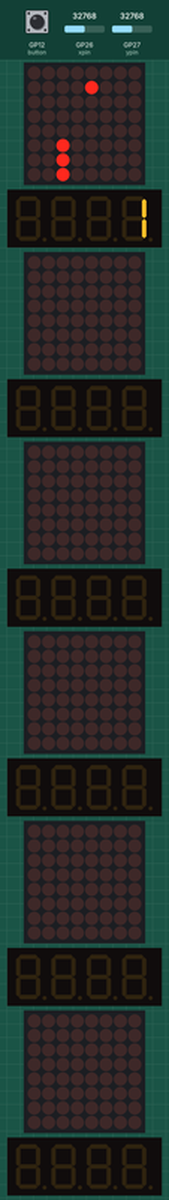
This program was run on a simulated Raspberry Pi Pico running MicroPython. Parts: 6 × 8×8 LED matrix, 6 × 4-digit seven-segment display. The inputs (shaded band) are chosen by the test bench; at power-on: GP12 (button) LOW, GP26 (xpin) = 32768, GP27 (ypin) = 32768 (analog values on the 0–65535 scale). A reset restarts the program; random numbers come from a fixed seed; which way up the LED matrix modules are mounted is assumed.

Above: at 1.2 s.
1.3 s: GP12 (button) pulled HIGH for 3.2 s
At 4.6 s:
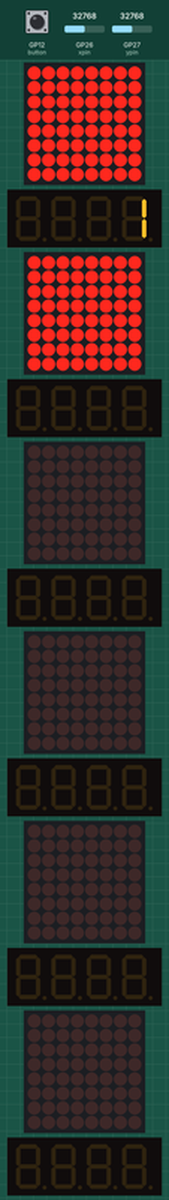
7.5 s: GP12 (button) pulled HIGH for 0.25 s
At 8.7 s:
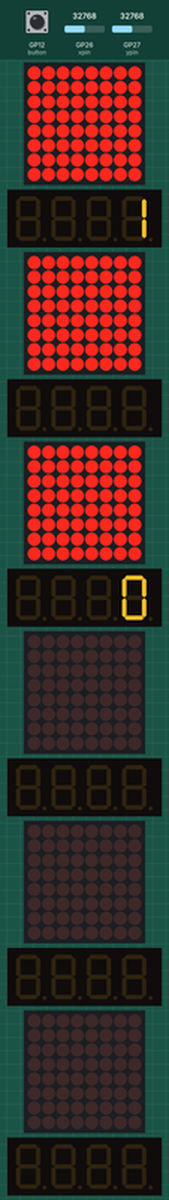
10.7 s: GP12 (button) pulled HIGH for 1 s
At 11.7 s:
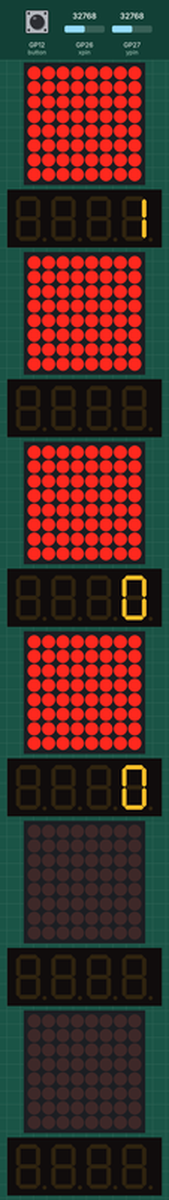
14.7 s: GP12 (button) pulled HIGH for 0.25 s
At 15.8 s:
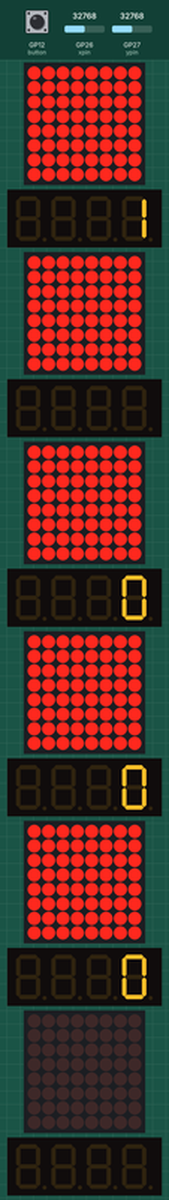
17.9 s: GP26 (xpin) set to 60655
At 18.13 s:
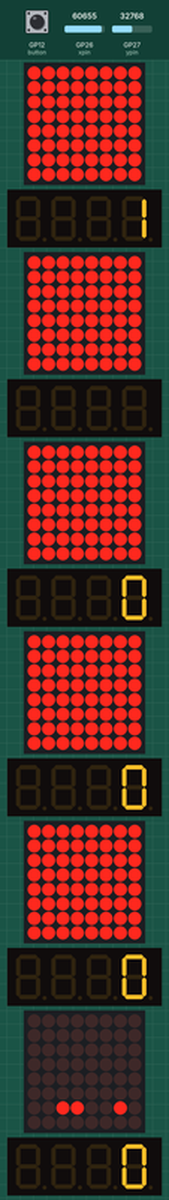
19.5 s: GP26 (xpin) set to 345
At 19.76 s:
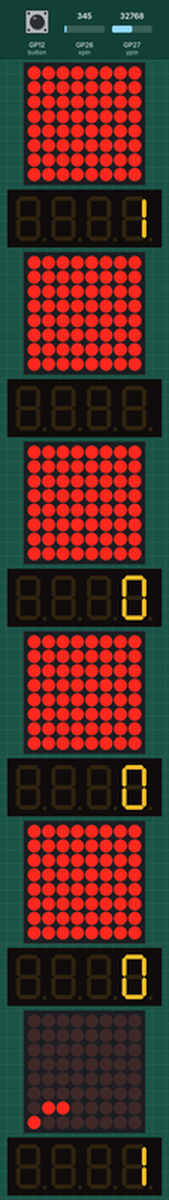
Timing chart, 0 to 22.1 s (numbered marks = the images above; inputs shaded):
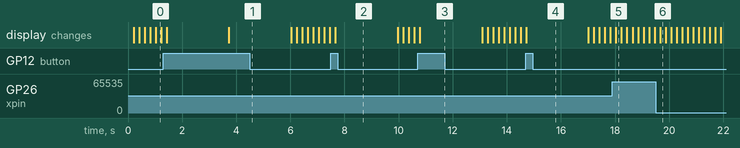

The program:

main.py
```python
from machine import Pin, SPI, ADC, reset
import max7219
import tm1637
from time import sleep
from random import randint
from functions import *
spi = SPI(0,sck=Pin(2),mosi=Pin(3))
cs = Pin(5, Pin.OUT)
xpin=ADC(Pin(26))
ypin=ADC(Pin(27))
display = max7219.Matrix8x8(spi, cs, 1)
button = Pin(12, Pin.IN, Pin.PULL_DOWN)
display.brightness(10)
score_display = tm1637.TM1637(clk=Pin(16), dio=Pin(17))
def gameover():
    display.fill(0)
    display.show()
class Player:
    def __init__(self, position):
        self.position=position
        self.score=0
        self.head=position[0]
    def eat(self, apple):
            pass
    def score(self):
        self.playerscore+=1
    def p_move(self, direction):
        newposition=[]
        oldhead=self.head[:]
        for i in self.position[1:-1]:
            newposition.append(i)
        newhead=move(self.head, direction)
        self.position=[oldhead]+newposition
        self.position=[newhead]+self.position
        return self.position
    def render(self):
        for cords in self.position:
            display.pixel(cords[0], cords[1], 1)
    def check_selfeat(self):
        if self.head in self.position[2:] and len(self.position)!=3:
            gameover()
    def check_walls(self):
        for i in self.head:
            if i==0 or i==7:
                gameover()

snake=Player([[2,3]])
class Apple:
    def generate_new(self):
        self.position=[randint(0,7), randint(0, 7)]
        if self.position in snake.position:
            self.generate_new()
        display.pixel(self.position[0], self.position[1],1)
    def maintain(self):
        display.pixel(self.position[0], self.position[1],1)
apple=Apple()
apple.generate_new()
prevdir=-2
while True:
    display.fill(0)
    if button.value():
        display.fill(1)
        display.show()
        sleep(2)
        reset()
    xread=xpin.read_u16()
    yread=ypin.read_u16()
    dir=convert_to_direction(xread, yread)
    if dir==-prevdir:
        dir==3
    if dir==3:
        dir=prevdir
    if check_eat(apple.position, snake.head):
        apple.generate_new()
        tail=snake.position[-2]
        snake.p_move(dir)
        snake.score+=1
        snake.position.insert(-1,tail)
    else:
        snake.check_selfeat()
        #snake.check_walls()
        snake.p_move(dir)
    score_display.number(snake.score)
    snake.render()
    apple.maintain()
    display.show()
    prevdir=dir
    sleep(0.2)
```

functions.py
```python
from machine import Pin, SPI, ADC, reset
import max7219
from time import sleep
from random import randint
def convert_to_direction(xValue, yValue):
    if xValue <= 1000:
            xStatus = 1
            return xStatus
    elif xValue >= 60000:
            xStatus = -1
            return xStatus
    if yValue <= 1000:
            yStatus = 2
            return yStatus
    elif yValue >= 60000:
            yStatus = -2
            return yStatus
    return 3

def mymap(num):
  return (-1 + (float(num) / float(65535 - 800) * 2))
def move(position, direction):
    if direction==1:
        position[0]+=-1
    if direction==-1:
        position[0]+=1
    if direction==2:
        position[1]+=1
    if direction==-2:
        position[1]+=-1
    for i in 0,1:
        if position[i]==-1:
            position[i]=7
        if position[i]==8:
            position[i]=0
    return position
def check_eat(apple, position):
    if apple==position:
        return True
    return False
```
